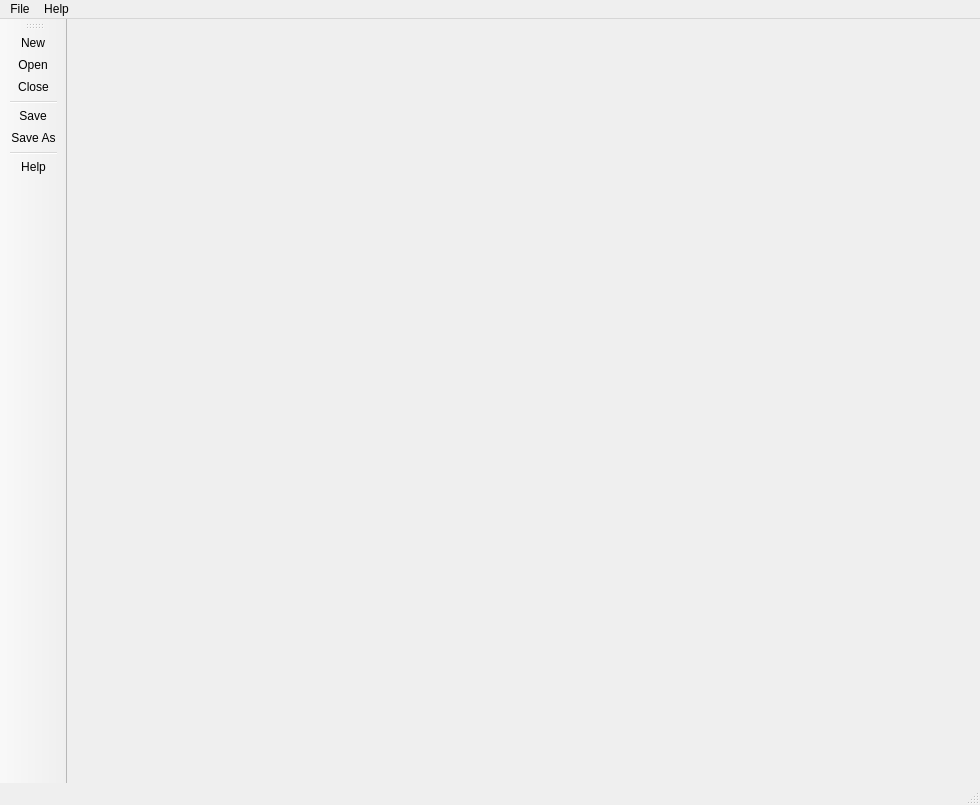
<?xml version="1.0" encoding="UTF-8"?>
<ui version="4.0">
 <class>FPMEditorMainWindows</class>
 <widget class="QMainWindow" name="FPMEditorMainWindows">
  <property name="geometry">
   <rect>
    <x>0</x>
    <y>0</y>
    <width>980</width>
    <height>805</height>
   </rect>
  </property>
  <property name="minimumSize">
   <size>
    <width>980</width>
    <height>805</height>
   </size>
  </property>
  <property name="windowTitle">
   <string>FPM Editor</string>
  </property>
  <widget class="QWidget" name="centralWidget">
   <layout class="QVBoxLayout" name="verticalLayout_2">
    <property name="spacing">
     <number>0</number>
    </property>
    <property name="margin">
     <number>0</number>
    </property>
   </layout>
  </widget>
  <widget class="QMenuBar" name="menuBar">
   <property name="geometry">
    <rect>
     <x>0</x>
     <y>0</y>
     <width>980</width>
     <height>20</height>
    </rect>
   </property>
   <widget class="QMenu" name="menuFile">
    <property name="title">
     <string>File</string>
    </property>
    <addaction name="actionNew"/>
    <addaction name="actionOpen"/>
    <addaction name="actionClose"/>
    <addaction name="separator"/>
    <addaction name="actionSave"/>
    <addaction name="actionSaveAs"/>
    <addaction name="separator"/>
    <addaction name="actionQuit"/>
   </widget>
   <widget class="QMenu" name="menuHelp">
    <property name="title">
     <string>Help</string>
    </property>
    <addaction name="actionHelp"/>
    <addaction name="separator"/>
    <addaction name="actionAbout"/>
   </widget>
   <addaction name="menuFile"/>
   <addaction name="menuHelp"/>
  </widget>
  <widget class="QToolBar" name="mainToolBar">
   <attribute name="toolBarArea">
    <enum>LeftToolBarArea</enum>
   </attribute>
   <attribute name="toolBarBreak">
    <bool>false</bool>
   </attribute>
   <addaction name="actionNew"/>
   <addaction name="actionOpen"/>
   <addaction name="actionClose"/>
   <addaction name="separator"/>
   <addaction name="actionSave"/>
   <addaction name="actionSaveAs"/>
   <addaction name="separator"/>
   <addaction name="actionHelp"/>
  </widget>
  <widget class="QStatusBar" name="statusBar"/>
  <action name="actionOpen">
   <property name="icon">
    <iconset resource="fpm-editor.qrc">
     <normaloff>:/icons/open.png</normaloff>:/icons/open.png</iconset>
   </property>
   <property name="text">
    <string>Open</string>
   </property>
  </action>
  <action name="actionNew">
   <property name="icon">
    <iconset resource="fpm-editor.qrc">
     <normaloff>:/icons/new.png</normaloff>:/icons/new.png</iconset>
   </property>
   <property name="text">
    <string>New</string>
   </property>
  </action>
  <action name="actionClose">
   <property name="icon">
    <iconset resource="fpm-editor.qrc">
     <normaloff>:/icons/close.png</normaloff>:/icons/close.png</iconset>
   </property>
   <property name="text">
    <string>Close</string>
   </property>
  </action>
  <action name="actionSave">
   <property name="icon">
    <iconset resource="fpm-editor.qrc">
     <normaloff>:/icons/save.png</normaloff>:/icons/save.png</iconset>
   </property>
   <property name="text">
    <string>Save</string>
   </property>
  </action>
  <action name="actionSaveAs">
   <property name="icon">
    <iconset resource="fpm-editor.qrc">
     <normaloff>:/icons/saveas.png</normaloff>:/icons/saveas.png</iconset>
   </property>
   <property name="text">
    <string>Save As</string>
   </property>
   <property name="toolTip">
    <string>Save As</string>
   </property>
  </action>
  <action name="actionQuit">
   <property name="text">
    <string>Quit</string>
   </property>
  </action>
  <action name="actionAbout">
   <property name="text">
    <string>About</string>
   </property>
  </action>
  <action name="actionHelp">
   <property name="icon">
    <iconset resource="fpm-editor.qrc">
     <normaloff>:/icons/help.png</normaloff>:/icons/help.png</iconset>
   </property>
   <property name="text">
    <string>Help</string>
   </property>
  </action>
 </widget>
 <layoutdefault spacing="6" margin="11"/>
 <resources>
  <include location="fpm-editor.qrc"/>
 </resources>
 <connections/>
</ui>
